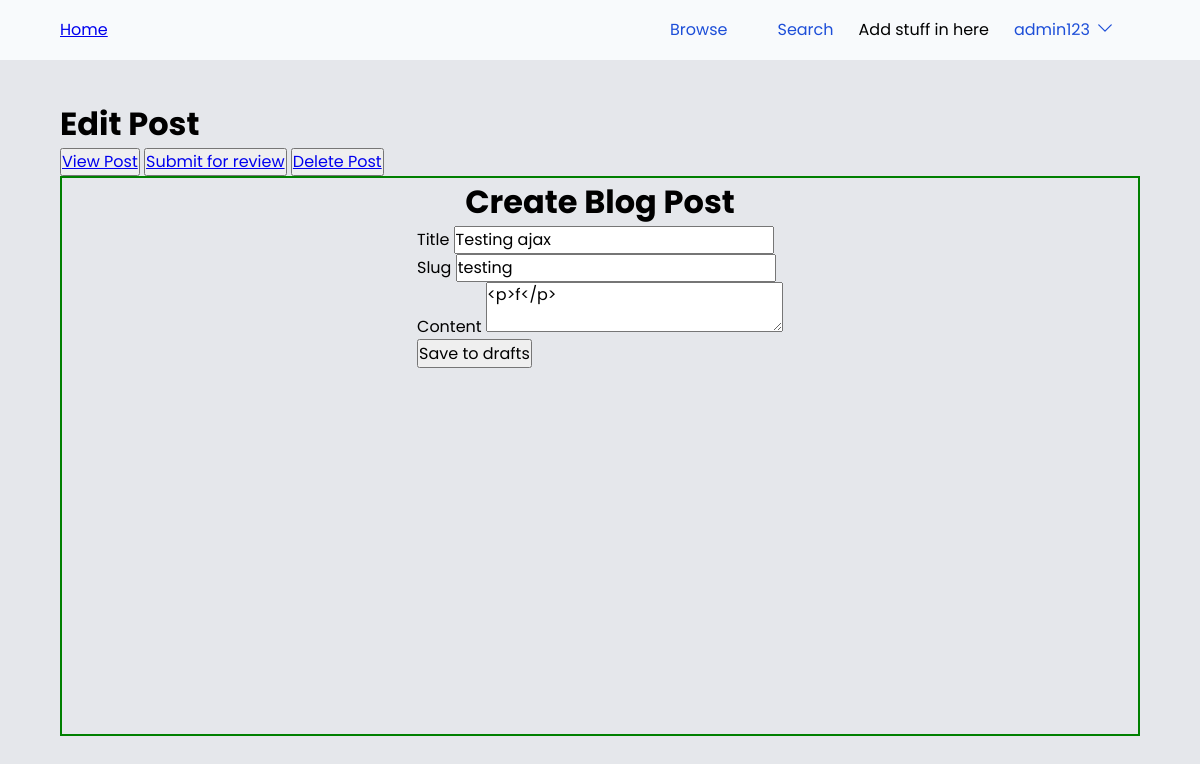
The app's page /edit/testing (signed in) with its own data.
### models.py (models this page shows, shortened)
class UserModel(UserMixin, db.Model):
    __tablename__ = 'users'
    id = db.Column(db.Integer, primary_key=True)
    username = db.Column(db.String(50), unique=True, nullable=False)
    password_hash = db.Column(db.String(128), nullable=False)
    privilege_level = db.Column(db.String(16), default="User", nullable=False) #Could be User, Admin, or SuperAdmin also could be an integer but used string for this example

class PostModel(db.Model):
    __tablename__ = 'posts'
    id = db.Column(db.Integer, primary_key=True)
    title = db.Column(db.String(100), nullable=False)
    slug = db.Column(db.String(100), unique=True, nullable=False)
    content = db.Column(db.Text, nullable=False)
    created_at = db.Column(db.DateTime, server_default=func.now())
    updated_at = db.Column(db.DateTime, onupdate=func.now())
    author = db.Column(db.String(100), db.ForeignKey('users.username'), nullable=False)
    status = db.Column(db.String, default="Draft") #Could be Draft, Review, Published, or Archived

### main.py (the view, shortened to what this page needs)
@app.route("/edit/<slug>", methods=["GET", "POST"])
@login_required
def edit(slug):
    post = PostModel.query.filter_by(slug=slug).first()
    if post.author != get_current_username() and current_user.privilege_level != "Admin":
        return redirect("/")
    form = BlogForm()
    form.content.data = post.content
    return render_template("edit.html", post=post, form=form, current_username=get_current_username(), page_title = f"Edit {post.title}")

### forms.py
class BlogForm(FlaskForm):
    title = StringField('title', validators=[InputRequired(), Length(min=4, max=32)])
    slug    = StringField('slug', validators=[InputRequired(), Length(min=1, max=64)])
    content = CKEditorField('content', validators=[InputRequired(), Length(min=8)])
    submit = SubmitField('Save to drafts')

### main.py (called while the page is built)
def get_current_username():
    if current_user.is_authenticated:
        return current_user.username
    else:
        return "Guest"

### models.py (called while the page is built)
@login.user_loader
def load_user(id):
    return UserModel.query.get(int(id))

### templates/edit.html (shortened to what this page needs)
{% extends "base.html" %}{%block head%}{%endblock%}{% block body %}
<h1>Edit Post</h1>
<div class="button-container">
    <button><a href="{{url_for("view_post", slug=post.slug)}}">View Post</a></button>
    {% if post.status == "Draft" %}
    <button><a href="{{url_for("change_status", slug=post.slug)}}">Submit for review</a></button>
    {% else %}
    <button><a href="{{url_for("change_status", slug=post.slug)}}">Make post private</a></button>
    {% endif %}
    <button><a href="{{url_for("delete", id=post.id)}}">Delete Post</a></button>
</div>
<div class="form-container">
    <h1>Create Blog Post</h1>
    <form method="post">
        <div class="text-field">
            <label>Title</label>
            {{form.title(value=post.title)}}
        </div>
        <div class="text-field">
            <label>Slug</label>
            {{form.slug(value=post.slug)}}
        </div>
        <div class="text-field">
            <label>Content</label>
            {{ form.content() }}
        </div>
        {{ form.submit() }}
        </form>
</div>
{% endblock %}

### templates/base.html (shortened to what this page needs)
<!DOCTYPE html>
<html lang="en">
  <head>
    <link rel="stylesheet" href="{{ url_for('static', filename='css/stylesheet.css')}}" />
  </head>
  <header class="header">
    <div class="header__inner">
      <a href="{{url_for('index')}}"
        >Home</a>
      <nav class="nav">
        <ul class="nav__list">
          <li class="nav__list-item">
            <a class="nav__list-link" href="{{url_for("browse")}}">Browse</a>
          </li>
          <li class="nav__list-item">
            <a class="nav__list-link" href="#">Search</a>
          </li>
          {% if current_user.privilege_level == "Admin" %}
          Add stuff in here
          {% endif %}
          {% if current_user.is_authenticated %}
          <li class="nav__list-item">
            <div class="dropdown">
              <button class="dropbtn">{{current_username}}<svg xmlns="http://www.w3.org/2000/svg" fill="none" viewBox="0 0 24 24" stroke-width="1.5" stroke="currentColor" class="w-6 h-6">
                <path stroke-linecap="round" stroke-linejoin="round" d="M19.5 8.25l-7.5 7.5-7.5-7.5" />
              </svg>
              </button>
            </div>
            {% else %}
            <a class="nav__list-link" href="{{url_for('login')}}">Login</a>
            {% endif %}
          </li>
        </ul>
      </nav>
    </div>
  </header>
  <body>
    <div class="content">
    {% block body %} {% endblock %}
  </div>
  </body>
</html>

### static/css/stylesheet.css (style rules this page uses)
*, *::before, *::after { box-sizing: border-box; }
* { margin: 0; padding: 0; }
html, body { height: 100%; }
body { line-height: 1.5; -webkit-font-smoothing: antialiased; }
img, picture, video, canvas, svg { display: block; max-width: 100%; }
input, button, textarea, select { font: inherit; }
p, h1, h2, h3, h4, h5, h6 { overflow-wrap: break-word; }
:root { --dark-background: #27272a; --dark-foregeound: #e2e8f0; --dark-text: #e2e8f0; --dark-text-lighter: #6e6e6e; --dark-primary: #3839ff; --current-background: #e5e7eb; --current-foregeound: #18181b; --current-text: #18181b; --current-text-lighter: #4d5050; --light-primary: #00c3ff; --color-primary: #4f46e5; --color-secondary: #818cf8; --gradeint-primary: linear-gradient(#163de7, #00c3ff); }
body { background-color: var(--current-background); font-family: "Poppins", Noto Sans, sans-serif; min-height: 100%; height: 100%; display: flex; flex-direction: column; }
.content { flex: 1 1 auto; margin: 0 5%; }
.header { color: var(--primary-fg); background-color: #f8fafc; display: flex; justify-content: center; margin-bottom: 40px; padding: 14px 0; }
.header__inner { display: flex; justify-content: space-between; align-items: center; max-width: 90vw; width: 100%; }
.nav { flex: 0 1 auto; }
.nav__list { display: flex; justify-content: space-between; list-style: none; align-items: center; }
.nav__list-item { margin: 0; }
.nav__list-link { text-decoration: none; transition: all 0.3s; padding: 4px 25px; color: #1d4ed8; }
.nav .dropdown .dropbtn { border: none; outline: none; color: #1d4ed8; background-color: inherit; font-family: inherit; margin: 0; }
.nav .dropbtn { display: flex; padding: 4px 25px; transition: all 0.3s; }
.nav .dropbtn svg { margin-left: 5px; width: 20px; }
.form-container { display: flex; flex-direction: column; align-items: center; min-width: 40%; min-height: 80%; border: 2px solid green; }

### records on screen
UserModel: username "admin123"
PostModel: title "Testing ajax", slug "testing", content "<p>f</p>"
